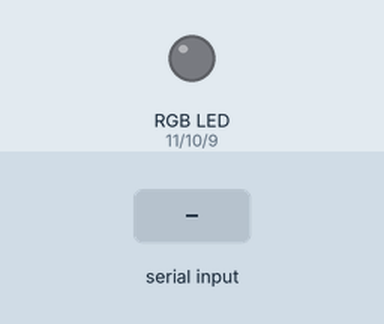
Simulated run of this sketch. Board: Arduino Uno, built with avr-gcc and run on an emulated ATmega328P. Parts: an RGB LED mixed from three pins (HIGH = lit). The inputs (shaded band) are chosen by the test bench. Dim RGB values are drawn brighter than linear; what the sketch prints to the serial monitor is not drawn.

Above: at 1.2 s.
1.3 s: "b" received over Serial
At 3.2 s:
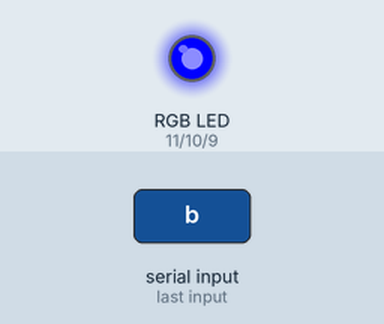
3.5 s: "r" received over Serial
At 4.8 s:
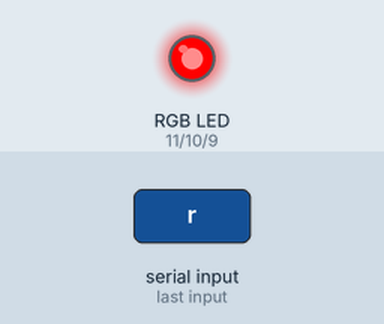
5.5 s: "g" received over Serial
At 6.3 s:
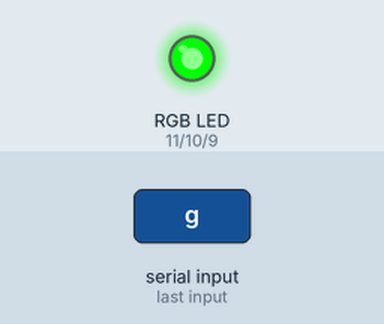
7.5 s: "y" received over Serial
At 9.0 s:
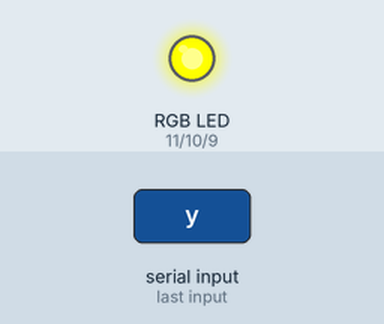
9.5 s: "p" received over Serial
At 10.6 s:
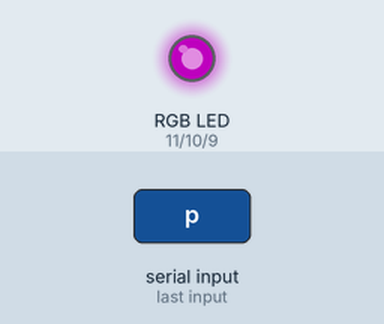
11.5 s: "b" received over Serial
At 13.3 s:
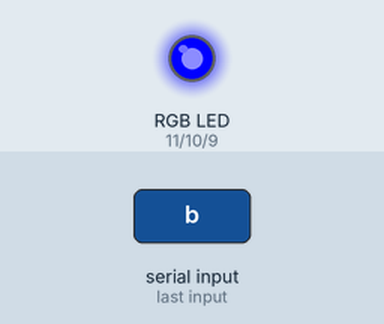
Timing chart, 0 to 14.5 s (numbered marks = the images above; inputs shaded):
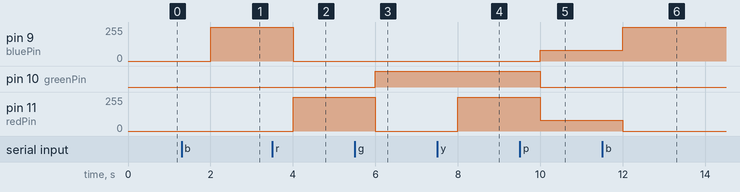

The sketch:

rgb_commander.ino
```cpp
/*
 * Authors: David Oniani, Mason Donnohue, Thomas Twiton
 * Created: May 12, 2019
 */

// Example 2 - Receive with an end-marker
const byte numChars = 32;
char receivedChars[numChars];   // an array to store the received data
boolean newData = false;
String color = "0";
int redPin = 11;
int greenPin = 10;
int bluePin = 9;


void setup()
{
  pinMode(redPin, OUTPUT);
  pinMode(greenPin, OUTPUT);
  pinMode(bluePin, OUTPUT);
  Serial.begin(9600);
  Serial.println("<Arduino is ready>");
}

void loop()
{

  if(Serial.available()) {
    color = char(Serial.read());
  }

  Serial.print(color);

  if(color == "b") {
    setColor(0, 0, 255);  // blue
    delay(1000);
  }

  if(color == "r") {
    setColor(255, 0, 0);  // red
    delay(1000);
  }

  if(color == "g") {
    setColor(0, 255, 0);  // green
    delay(1000);
  }

  if(color == "y") {
    setColor(255, 255, 0);  // yellow
    delay(1000);
  }

  if (color == "p") {
    setColor(80, 0, 80);  // purple
    delay(1000);
  }

  if (color == "0") {
    setColor(0, 0, 0);  // no color ~ white/transparent
    delay(1000);
  }
}

void setColor(int red, int green, int blue)
{
  #ifdef COMMON_ANODE
    red = 255 - red;
    green = 255 - green;
    blue = 255 - blue;
  #endif

  analogWrite(redPin, red);
  analogWrite(greenPin, green);
  analogWrite(bluePin, blue);
}
```

Measured:
- after the input at 1.3 s, pin 9 (bluePin): 0/255 → 255/255 after 0.70 s
- after the input at 3.5 s, pin 9 (bluePin): 255/255 → 0/255 after 0.50 s; pin 11 (redPin): 0/255 → 255/255 after 0.50 s
- after the input at 5.5 s, pin 10 (greenPin): LOW → HIGH after 0.50 s; pin 11 (redPin): 255/255 → 0/255 after 0.50 s
- after the input at 7.5 s, pin 11 (redPin): 0/255 → 255/255 after 0.50 s
- after the input at 9.5 s, pin 9 (bluePin): 0/255 → 80/255 after 0.50 s; pin 10 (greenPin): HIGH → LOW after 0.50 s; pin 11 (redPin): 255/255 → 80/255 after 0.50 s
- after the input at 11.5 s, pin 9 (bluePin): 80/255 → 255/255 after 0.50 s; pin 11 (redPin): 80/255 → 0/255 after 0.50 s
